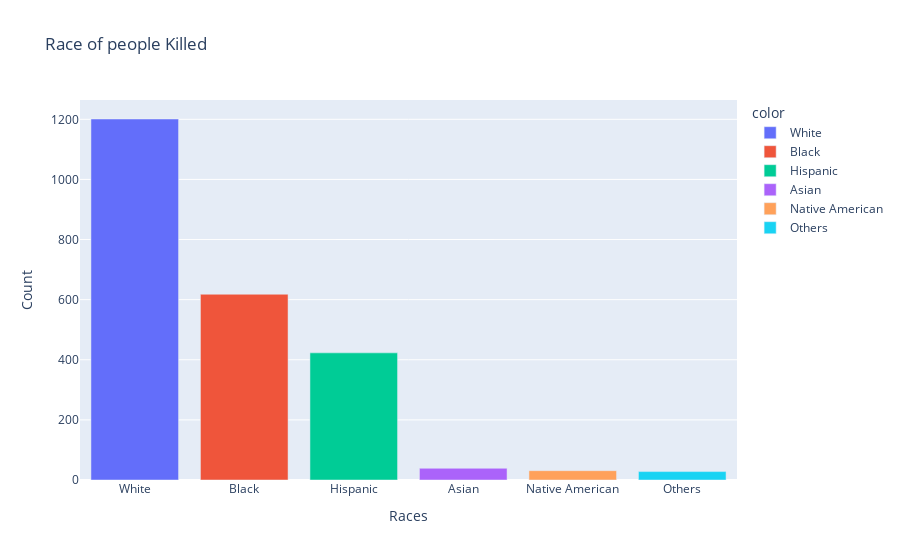

Notebook code for this chart:
### Markdown cell above
# Race of People Killed

### Code cell
killed_bar = px.bar(x=death_by_cops.index, y=death_by_cops.values, title='Race of people Killed', color=death_by_cops.index)
killed_bar.update_xaxes(title_text='Races')
killed_bar.update_yaxes(title_text='Count')
killed_bar.show()

### Figure 1 — Plotly figure (JSON) as saved in the notebook; plotly's stock layout.template omitted (floating-point values rounded to 4 significant figures)
{"data": [{"alignmentgroup": "True", "hovertemplate": "color=White<br>x=%{x}<br>y=%{y}<extra></extra>", "legendgroup": "White", "marker": {"color": "#636efa", "pattern": {"shape": ""}}, "name": "White", "offsetgroup": "White", "orientation": "v", "showlegend": true, "textposition": "auto", "type": "bar", "x": ["White"], "xaxis": "x", "y": [1201], "yaxis": "y"}, {"alignmentgroup": "True", "hovertemplate": "color=Black<br>x=%{x}<br>y=%{y}<extra></extra>", "legendgroup": "Black", "marker": {"color": "#EF553B", "pattern": {"shape": ""}}, "name": "Black", "offsetgroup": "Black", "orientation": "v", "showlegend": true, "textposition": "auto", "type": "bar", "x": ["Black"], "xaxis": "x", "y": [618], "yaxis": "y"}, {"alignmentgroup": "True", "hovertemplate": "color=Hispanic<br>x=%{x}<br>y=%{y}<extra></extra>", "legendgroup": "Hispanic", "marker": {"color": "#00cc96", "pattern": {"shape": ""}}, "name": "Hispanic", "offsetgroup": "Hispanic", "orientation": "v", "showlegend": true, "textposition": "auto", "type": "bar", "x": ["Hispanic"], "xaxis": "x", "y": [423], "yaxis": "y"}, {"alignmentgroup": "True", "hovertemplate": "color=Asian<br>x=%{x}<br>y=%{y}<extra></extra>", "legendgroup": "Asian", "marker": {"color": "#ab63fa", "pattern": {"shape": ""}}, "name": "Asian", "offsetgroup": "Asian", "orientation": "v", "showlegend": true, "textposition": "auto", "type": "bar", "x": ["Asian"], "xaxis": "x", "y": [39], "yaxis": "y"}, {"alignmentgroup": "True", "hovertemplate": "color=Native American<br>x=%{x}<br>y=%{y}<extra></extra>", "legendgroup": "Native American", "marker": {"color": "#FFA15A", "pattern": {"shape": ""}}, "name": "Native American", "offsetgroup": "Native American", "orientation": "v", "showlegend": true, "textposition": "auto", "type": "bar", "x": ["Native American"], "xaxis": "x", "y": [31], "yaxis": "y"}, {"alignmentgroup": "True", "hovertemplate": "color=Others<br>x=%{x}<br>y=%{y}<extra></extra>", "legendgroup": "Others", "marker": {"color": "#19d3f3", "pattern": {"shape": ""}}, "name": "Others", "offsetgroup": "Others", "orientation": "v", "showlegend": true, "textposition": "auto", "type": "bar", "x": ["Others"], "xaxis": "x", "y": [28], "yaxis": "y"}], "layout": {"barmode": "relative", "legend": {"title": {"text": "color"}, "tracegroupgap": 0}, "title": {"text": "Race of people Killed"}, "xaxis": {"anchor": "y", "domain": [0, 1], "title": {"text": "Races"}}, "yaxis": {"anchor": "x", "domain": [0, 1], "title": {"text": "Count"}}}}
